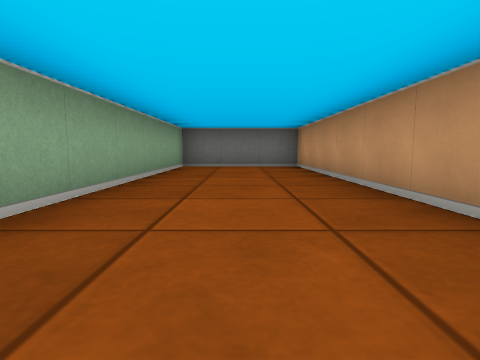
[1] (above)

19 first-person views from a walk through a cub3D level. The camera is about half as high as the walls, tilts 6° down and sees 80° across. The floor is counted in squares. Each view is taken from the middle of a square. On the plan, view 1 faces up. The plan holds only what a view shows up to about 9 squares ahead; the rest is blank.

[2]
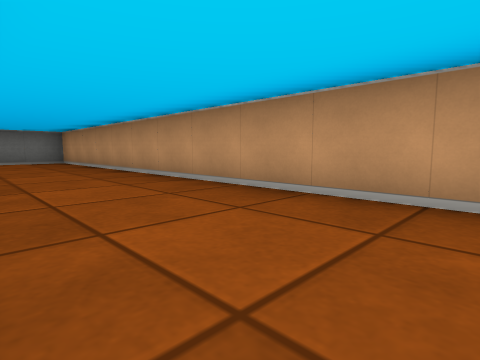

[3]
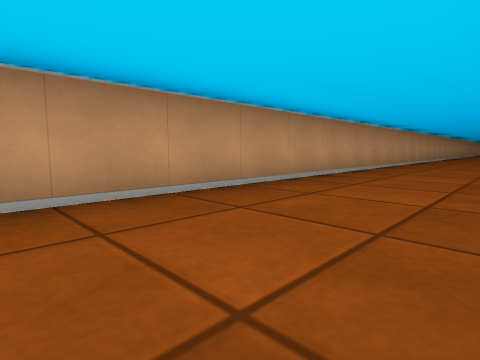

[4]
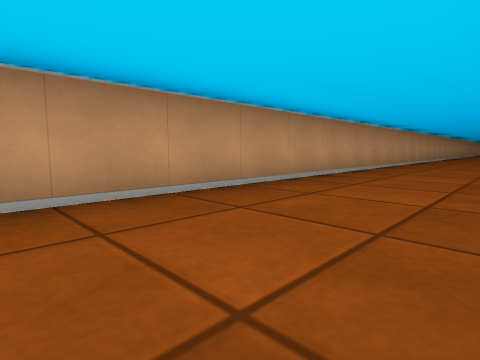

[5]
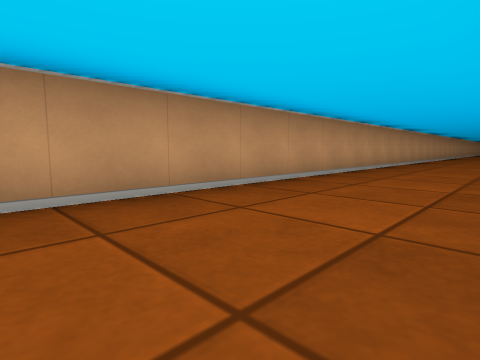

[6]
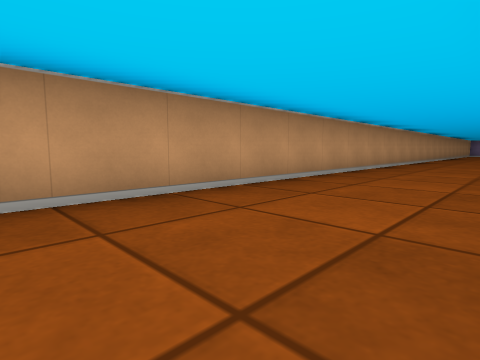

[7]
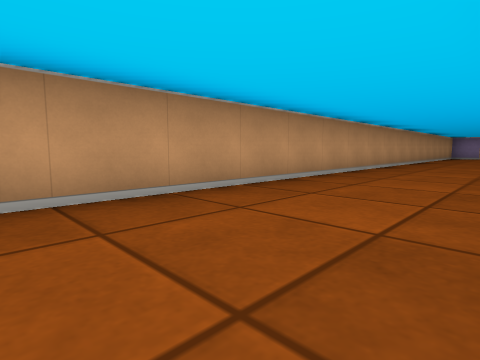

[8]
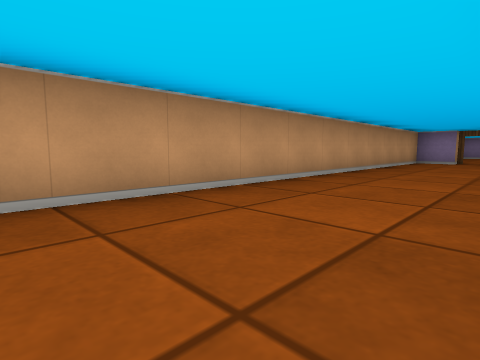

[9]
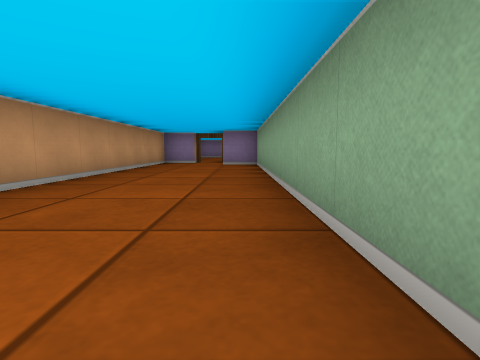

[10]
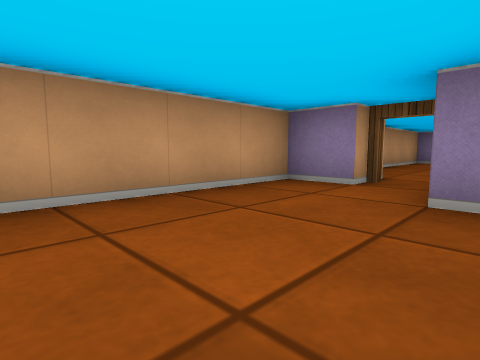

[11]
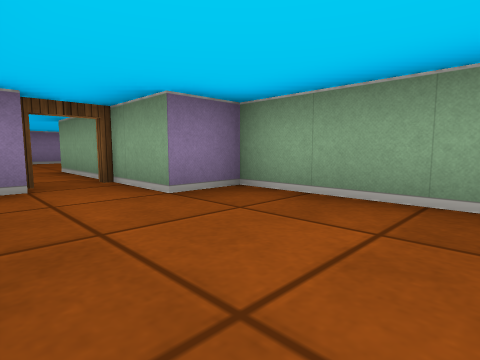

[12]
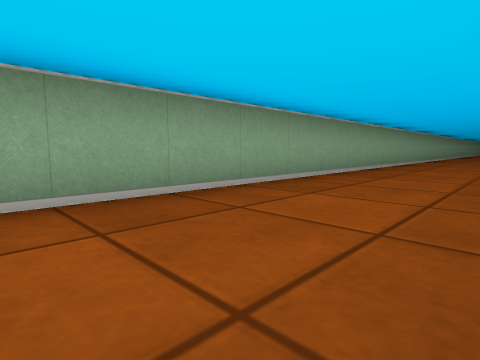

[13]
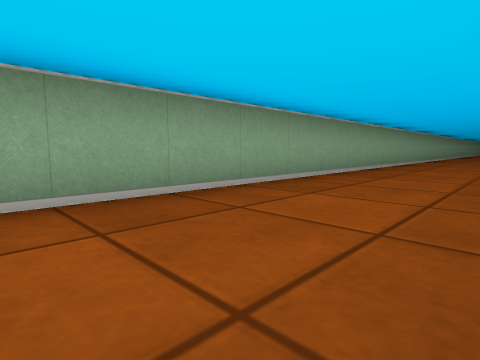

[14]
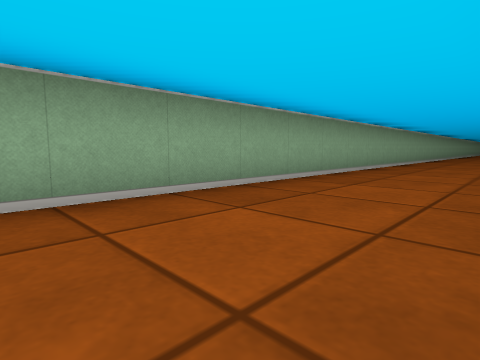

[15]
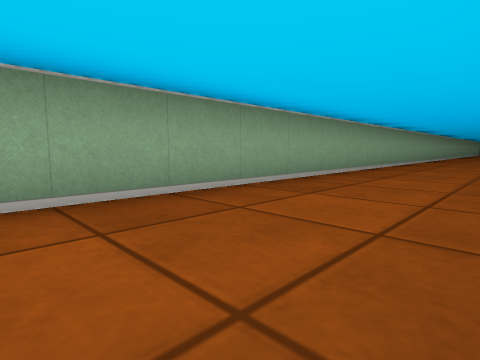

[16]
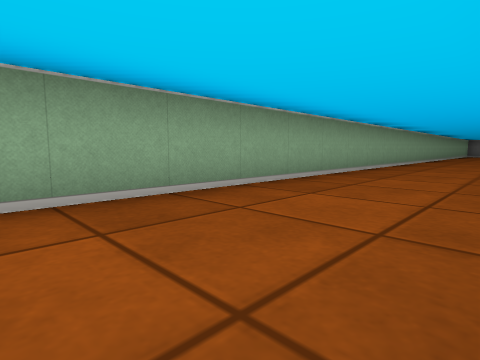

[17]
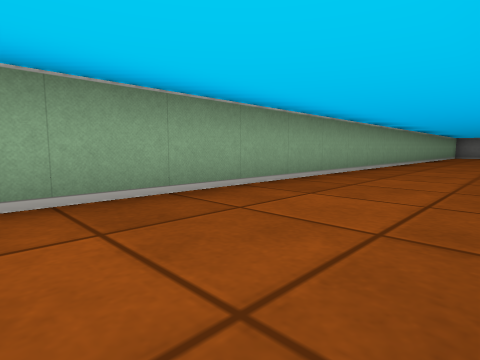

[18]
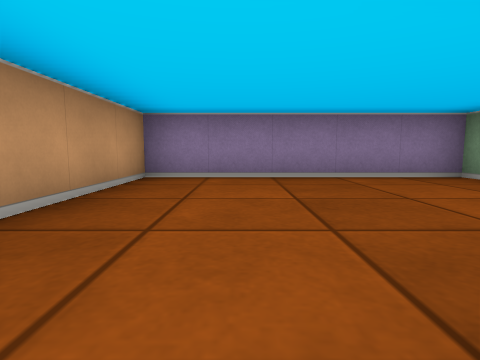

[19]
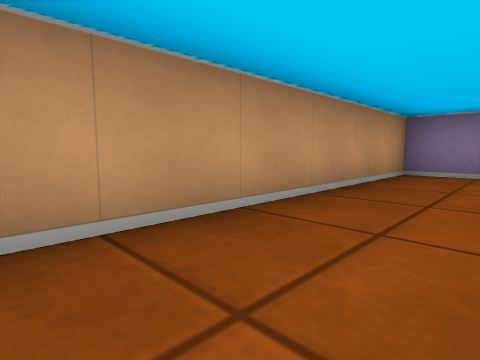

### Floor plan
Points are (right, up) in squares from view 1. A wall is a line through its corners. A room is listed if a view was taken in it or the views show most of it. See-through windows are left out.
Room 1 (views 1, 2, 3, 4, 5, 6, 7, 8, 9, 10, 11, 12, 13, 14, 15, 16, 17)
walls: (0.5, -40.5) (1.5, -40.5) (1.5, 7.5) (-1.5, 7.5) (-1.5, -39.5) (-0.5, -39.5) (-0.5, -41.1)
ways out: open door at (0, -41) to room 2
Room 2 (views 18, 19)
walls: (-3.6, -47.5) (1.5, -47.5) (1.5, -42); (-0.5, -41.4) (-0.5, -43.5)
ways out: open door at (0, -41) to room 1

Where each view was taken, in squares from view 1:
view 1: 0 up, 0 right, facing up
view 2: 3 down, 1 left, facing up-right
view 3: 1 down, 1 left, facing down-right
view 4: 7 down, 1 left, facing down-right
view 5: 12 down, 1 left, facing down-right
view 6: 18 down, 1 left, facing down-right
view 7: 24 down, 1 left, facing down-right
view 8: 30 down, 1 left, facing down-right
view 9: 31 down, 1 left, facing down
view 10: 37 down, 1 left, facing down-right
view 11: 37 down, 1 right, facing down-left
view 12: 36 down, 1 right, facing up-left
view 13: 30 down, 1 right, facing up-left
view 14: 25 down, 1 right, facing up-left
view 15: 20 down, 1 right, facing up-left
view 16: 14 down, 1 right, facing up-left
view 17: 10 down, 1 right, facing up-left
view 18: 43 down, 0 right, facing down
view 19: 42 down, 0 right, facing down-right
